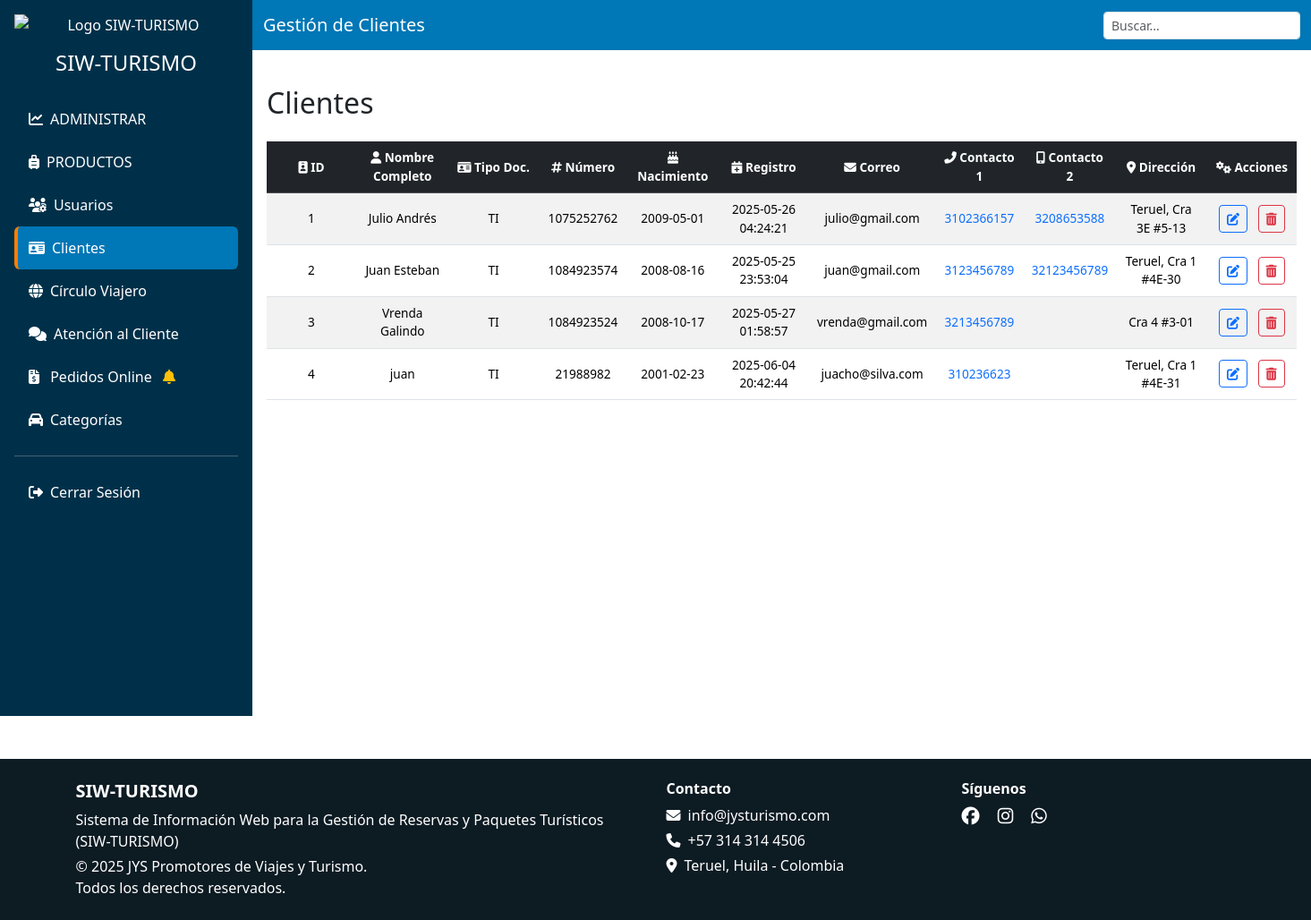
Screenshot of /vista/admin/clientes.php (signed in) with the database file from the repository.
### tables this page shows
CREATE TABLE `clientes` (
  `id` int(11) NOT NULL,
  `nombre` text NOT NULL,
  `tipo_documento` enum('CC','TI','RC','PASAPORTE','CE') DEFAULT NULL,
  `numero_documento` int(11) DEFAULT NULL,
  `fecha_registro` timestamp NULL DEFAULT NULL,
  `fecha_nacimiento` date DEFAULT NULL,
  `correo` varchar(150) NOT NULL,
  `contacto_1` varchar(15) DEFAULT NULL,
  `contacto_2` varchar(15) DEFAULT NULL,
  `clave` varchar(100) NOT NULL,
  `direccion` text DEFAULT NULL
);

### modelo/clientes_m.php (called while the page is built, shortened)
<?php
function obtenerClientes($conn) {
    $result = mysqli_query($conn, "SELECT * FROM clientes");
    return mysqli_fetch_all($result, MYSQLI_ASSOC);
}
?>

### vista/admin/clientes.php (the view, shortened to what this page needs)
<?php include('header.php'); ?>
<body>
<?php
    include '../../conexion.php';
    include '../../modelo/clientes_m.php';
    $clientes = obtenerClientes($conn);
?>
<div class="d-flex flex-column flex-lg-row">
  <?php include('sidebar.php'); ?>
  <div class="flex-grow-1">
    <nav class="navbar navbar-dark">
      <div class="container-fluid">
        <span class="navbar-brand text-white">Gestión de Clientes</span>
        <div class="dataTables_filter">
          <input type="search" id="buscar" class="form-control form-control-sm" placeholder="Buscar...">
        </div>
      </div>
    </nav>
    <div class="main-content">
      <div class="d-flex flex-column flex-md-row justify-content-between align-items-center mb-4">
        <h2 class="mb-3 mb-md-0 mt-4">Clientes</h2>
      </div>
      <div class="table-container">
        <table class="table table-striped table-hover align-middle">
          <thead class="table-dark text-center">
            <tr>
              <th><i class="fas fa-id-badge"></i> ID</th>
                <th><i class="fas fa-user"></i> Nombre Completo</th>
                <th><i class="fas fa-id-card"></i> Tipo Doc.</th>
                <th><i class="fas fa-hashtag"></i> Número</th>
                <th><i class="fas fa-birthday-cake"></i> Nacimiento</th>
                <th><i class="fas fa-calendar-plus"></i> Registro</th>
                <th><i class="fas fa-envelope"></i> Correo</th>
                <th><i class="fas fa-phone-alt"></i> Contacto 1</th>
                <th><i class="fas fa-mobile-alt"></i> Contacto 2</th>
                <th><i class="fas fa-map-marker-alt"></i> Dirección</th>
                <th><i class="fas fa-cogs"></i> Acciones</th>
            </tr>
          </thead>
          <tbody class="text-center">
            <?php foreach ($clientes as $cliente): ?>
              <tr>
                <td><?= $cliente['id'] ?></td>
                <td><?= $cliente['nombre'] ?></td>
                <td><?= $cliente['tipo_documento'] ?></td>
                <td><?= $cliente['numero_documento'] ?></td>
                <td><?= $cliente['fecha_nacimiento'] ?></td>
                <td><?= $cliente['fecha_registro'] ?></td>
                <td><?= $cliente['correo'] ?></td>
                <td>
                  <a href="https://wa.me/57<?= preg_replace('/\D/', '', $cliente['contacto_1']) ?>" target="_blank">
                    <?= $cliente['contacto_1'] ?>
                  </a>
                </td>
                <td>
                  <a href="https://wa.me/57<?= preg_replace('/\D/', '', $cliente['contacto_2']) ?>" target="_blank">
                    <?= $cliente['contacto_2'] ?>
                  </a>
                </td>
                <td><?= $cliente['direccion'] ?></td>
                <td>
                  <button class="btn btn-sm btn-outline-primary me-2" data-bs-toggle="modal"
                    data-bs-target="#modalEditar<?= $cliente['id'] ?>">
                    <i class="fas fa-edit"></i>
                  </button>
                  <button class="btn btn-sm btn-outline-danger"
                    onclick="eliminar(event, <?= $cliente['id'] ?>)"><i class="fas fa-trash-alt"></i>
                  </button>
                </td>
              </tr>
            <?php endforeach; ?>
          </tbody>
        </table>
      </div>
    </div>
  </div>
</div>
<?php include('footer.php'); ?>
</body>
</html>

### vista/admin/clientes.php (style rules this page uses)
.main-content { padding: 1rem; }
.table-container { width: 100%; overflow-x: auto; overflow-y: hidden; }
table { min-width: 100%; }
th, td { overflow-wrap: break-word; min-width: 100px; text-align: center; vertical-align: middle; }
@media (min-width: 768px) { .table { font-size: 0.85rem; } }
@media (min-width: 768px) { .btn { font-size: 0.75rem; padding: 0.25rem 0.5rem; } }

### rows the page displays
clientes: id "1", nombre "Julio Andrés", tipo_documento "TI", numero_documento "1075252762", fecha_nacimiento "2009-05-01", fecha_registro "2025-05-26 04:24:21", correo "julio@gmail.com", contacto_1 "3102366157", contacto_2 "3208653588", direccion "Teruel, Cra 3E #5-13"
clientes: id "2", nombre "Juan Esteban", tipo_documento "TI", numero_documento "1084923574", fecha_nacimiento "2008-08-16", fecha_registro "2025-05-25 23:53:04", correo "juan@gmail.com", contacto_1 "3123456789", contacto_2 "32123456789", direccion "Teruel, Cra 1 #4E-30"
clientes: id "3", nombre "Vrenda Galindo", tipo_documento "TI", numero_documento "1084923524", fecha_nacimiento "2008-10-17", fecha_registro "2025-05-27 01:58:57", correo "vrenda@gmail.com", contacto_1 "3213456789", direccion "Cra 4 #3-01"
clientes: id "4", nombre "juan", tipo_documento "TI", numero_documento "21988982", fecha_nacimiento "2001-02-23", fecha_registro "2025-06-04 20:42:44", correo "juacho@silva.com", contacto_1 "310236623", direccion "Teruel, Cra 1 #4E-31"
